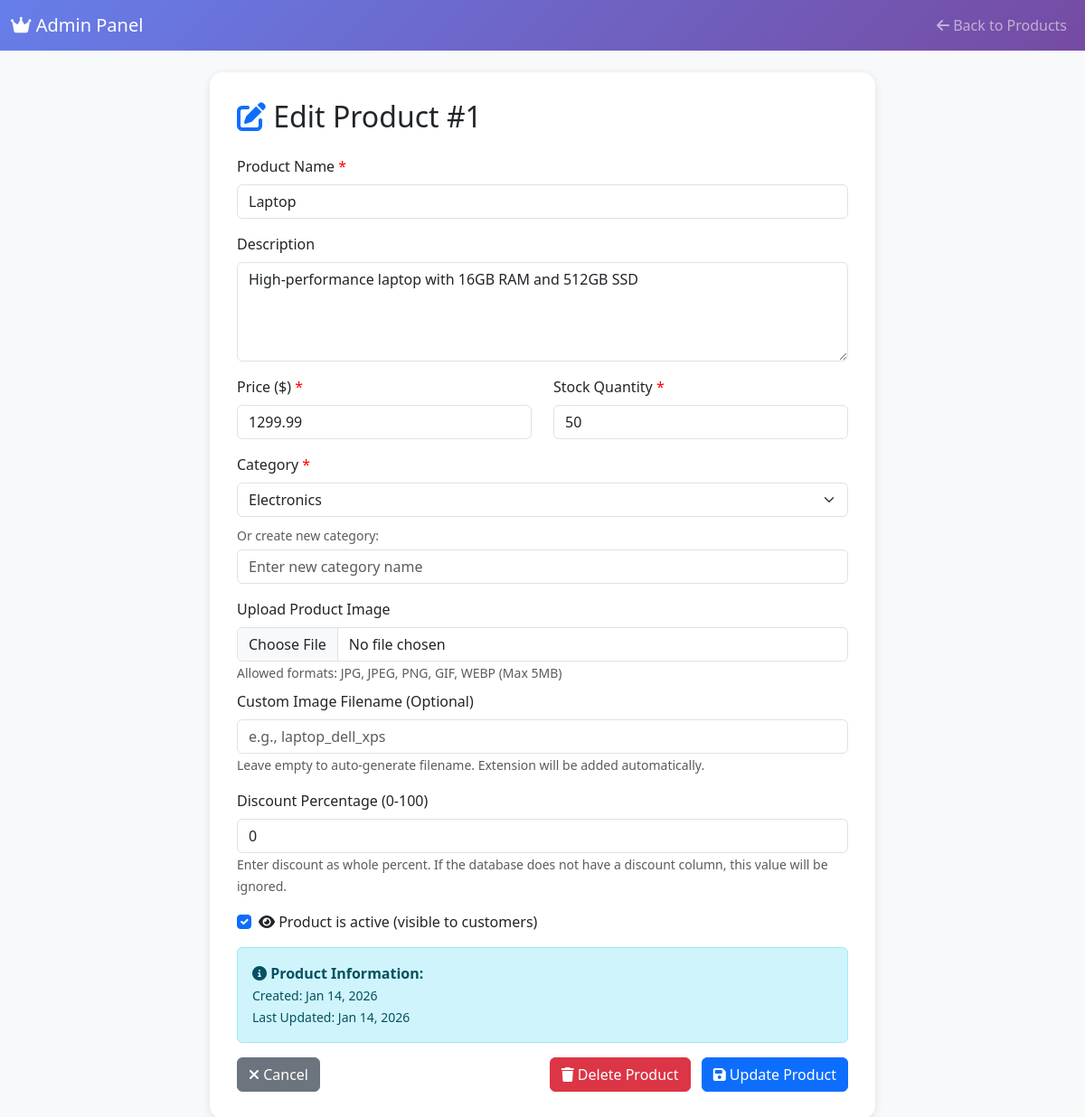
Page /admin/product_edit.php?id=1 (signed in) on the committed database.
### tables this page shows
CREATE TABLE products (
    product_id INT AUTO_INCREMENT PRIMARY KEY,
    name VARCHAR(255) NOT NULL,
    description TEXT,
    price DECIMAL(10, 2) NOT NULL,
    discount_percentage DECIMAL(5, 2) DEFAULT 0,
    stock_quantity INT DEFAULT 0,
    category VARCHAR(100),
    image_url VARCHAR(500),
    is_active BOOLEAN DEFAULT TRUE,
    created_at TIMESTAMP DEFAULT CURRENT_TIMESTAMP,
    updated_at TIMESTAMP DEFAULT CURRENT_TIMESTAMP ON UPDATE CURRENT_TIMESTAMP,
    INDEX idx_category (category),
    INDEX idx_active (is_active),
    CONSTRAINT chk_price CHECK (price >= 0),
    CONSTRAINT chk_discount CHECK (discount_percentage >= 0 AND discount_percentage < 100),
    CONSTRAINT chk_stock CHECK (stock_quantity >= 0)
);

### admin/product_edit.php (the view, shortened to what this page needs)
<?php
$db = Database::getInstance()->getConnection();
function columnExists($db, $table, $column) {
    $stmt = $db->prepare("SELECT COUNT(*) FROM INFORMATION_SCHEMA.COLUMNS WHERE TABLE_SCHEMA = DATABASE() AND TABLE_NAME = :table AND COLUMN_NAME = :column");
    $stmt->execute([':table' => $table, ':column' => $column]);
    return (int)$stmt->fetchColumn() > 0;
}
$discountColumn = null;
if (columnExists($db, 'products', 'discount_percentage')) {
    $discountColumn = 'discount_percentage';
} elseif (columnExists($db, 'products', 'discount')) {
    $discountColumn = 'discount';
}
$productId = (int)($_GET['id'] ?? 0);
$stmt = $db->prepare("SELECT * FROM products WHERE product_id = :id");
$stmt->execute([':id' => $productId]);
$product = $stmt->fetch();
$currentDiscount = 0;
if (!empty($discountColumn) && isset($product[$discountColumn])) {
    $currentDiscount = (int)$product[$discountColumn];
}
$categories = $db->query("SELECT DISTINCT category FROM products WHERE category IS NOT NULL ORDER BY category")->fetchAll(PDO::FETCH_COLUMN);
?>
<!DOCTYPE html>
<html lang="en">
<head>
    <link href="https://cdn.jsdelivr.net/npm/bootstrap@5.3.0/dist/css/bootstrap.min.css" rel="stylesheet">
    <link href="https://cdnjs.cloudflare.com/ajax/libs/font-awesome/6.4.0/css/all.min.css" rel="stylesheet">
</head>
<body>
    <nav class="navbar navbar-expand-lg navbar-dark admin-navbar">
        <div class="container-fluid">
            <a class="navbar-brand" href="index.php">
                <i class="fas fa-crown"></i> Admin Panel
            </a>
            <div class="navbar-nav ms-auto">
                <a class="nav-link" href="products.php"><i class="fas fa-arrow-left"></i> Back to Products</a>
            </div>
        </div>
    </nav>
    <div class="container mt-4">
        <div class="row justify-content-center">
            <div class="col-lg-8">
                <div class="form-card">
                    <h2 class="mb-4">
                        <i class="fas fa-edit text-primary"></i> Edit Product #<?php echo $product['product_id']; ?>
                    </h2>
                    <form method="POST" action="" enctype="multipart/form-data">
                        <div class="mb-3">
                            <label for="name" class="form-label required">Product Name</label>
                            <input type="text"
                                   class="form-control"
                                   id="name"
                                   name="name"
                                   value="<?php echo htmlspecialchars($product['name']); ?>"
                                   required>
                        </div>
                        <div class="mb-3">
                            <label for="description" class="form-label">Description</label>
                            <textarea class="form-control"
                                      id="description"
                                      name="description"
                                      rows="4"><?php echo htmlspecialchars($product['description']); ?></textarea>
                        </div>
                        <div class="row">
                            <div class="col-md-6 mb-3">
                                <label for="price" class="form-label required">Price ($)</label>
                                <input type="number"
                                       class="form-control"
                                       id="price"
                                       name="price"
                                       step="0.01"
                                       min="0"
                                       value="<?php echo $product['price']; ?>"
                                       required>
                            </div>
                            <div class="col-md-6 mb-3">
                                <label for="stock_quantity" class="form-label required">Stock Quantity</label>
                                <input type="number"
                                       class="form-control"
                                       id="stock_quantity"
                                       name="stock_quantity"
                                       min="0"
                                       value="<?php echo $product['stock_quantity']; ?>"
                                       required>
                            </div>
                        </div>
                        <div class="mb-3">
                            <label for="category" class="form-label required">Category</label>
                            <select class="form-select" id="category" name="category">
                                <?php foreach ($categories as $cat): ?>
                                    <option value="<?php echo htmlspecialchars($cat); ?>"
                                            <?php echo $product['category'] === $cat ? 'selected' : ''; ?>>
                                        <?php echo htmlspecialchars($cat); ?>
                                    </option>
                                <?php endforeach; ?>
                            </select>
                            <div class="mt-2">
                                <small class="text-muted">Or create new category:</small>
                                <input type="text"
                                       class="form-control mt-1"
                                       id="new_category"
                                       name="new_category"
                                       placeholder="Enter new category name">
                            </div>
                        </div>
                        <div class="mb-3">
                            <label for="product_image" class="form-label">
                                <?php echo empty($product['image_url']) ? 'Upload' : 'Replace'; ?> Product Image
                            </label>
                            <input type="file"
                                   class="form-control"
                                   id="product_image"
                                   name="product_image"
                                   accept="image/*"
                                   onchange="previewImage(this)">
                            <small class="text-muted">Allowed formats: JPG, JPEG, PNG, GIF, WEBP (Max 5MB)</small>
                            <div class="mt-2">
                                <label for="image_name" class="form-label">Custom Image Filename (Optional)</label>
                                <input type="text"
                                       class="form-control"
                                       id="image_name"
                                       name="image_name"
                                       placeholder="e.g., laptop_dell_xps">
                                <small class="text-muted">Leave empty to auto-generate filename. Extension will be added automatically.</small>
                            </div>
                        </div>
                        <div class="mb-3">
                            <label for="discount" class="form-label">Discount Percentage (0-100)</label>
                            <input type="number"
                                   class="form-control"
                                   id="discount"
                                   name="discount"
                                   min="0"
                                   max="100"
                                   value="<?php echo htmlspecialchars($currentDiscount ?? 0); ?>">
                            <small class="text-muted">Enter discount as whole percent. If the database does not have a discount column, this value will be ignored.</small>
                        </div>
                        <div class="mb-3 form-check">
                            <input type="checkbox"
                                   class="form-check-input"
                                   id="is_active"
                                   name="is_active"
                                   <?php echo $product['is_active'] ? 'checked' : ''; ?>>
                            <label class="form-check-label" for="is_active">
                                <i class="fas fa-eye"></i> Product is active (visible to customers)
                            </label>
                        </div>
                        <div class="alert alert-info">
                            <strong><i class="fas fa-info-circle"></i> Product Information:</strong><br>
                            <small>
                                Created: <?php echo date('M d, Y', strtotime($product['created_at'])); ?><br>
                                Last Updated: <?php echo date('M d, Y', strtotime($product['updated_at'])); ?>
                            </small>
                        </div>
                        <div class="d-grid gap-2 d-md-flex justify-content-md-between">
                            <a href="products.php" class="btn btn-secondary">
                                <i class="fas fa-times"></i> Cancel
                            </a>
                            <div>
                                <a href="product_delete.php?id=<?php echo $product['product_id']; ?>"
                                   class="btn btn-danger me-2"
                                   onclick="return confirm('Are you sure you want to delete this product?')">
                                    <i class="fas fa-trash"></i> Delete Product
                                </a>
                                <button type="submit" class="btn btn-primary">
                                    <i class="fas fa-save"></i> Update Product
                                </button>
                            </div>
                        </div>
                    </form>
                </div>
            </div>
        </div>
    </div>
</body>
</html>

### admin/product_edit.php (style rules this page uses)
body { background-color: #f8f9fa; }
.admin-navbar { background: linear-gradient(135deg, #667eea 0%, #764ba2 100%); }
.form-card { background: white; border-radius: 15px; padding: 30px; box-shadow: 0 2px 10px rgba(0,0,0,0.1); }
.required::after { content: " *"; color: red; }

### rows in the picture
products: product_id "1", name "Laptop", description "High-performance laptop with 16GB RAM and 512GB SSD", price "1299.99", stock_quantity "50", category "Electronics", is_active "☑", created_at "Jan 14, 2026", updated_at "Jan 14, 2026"
